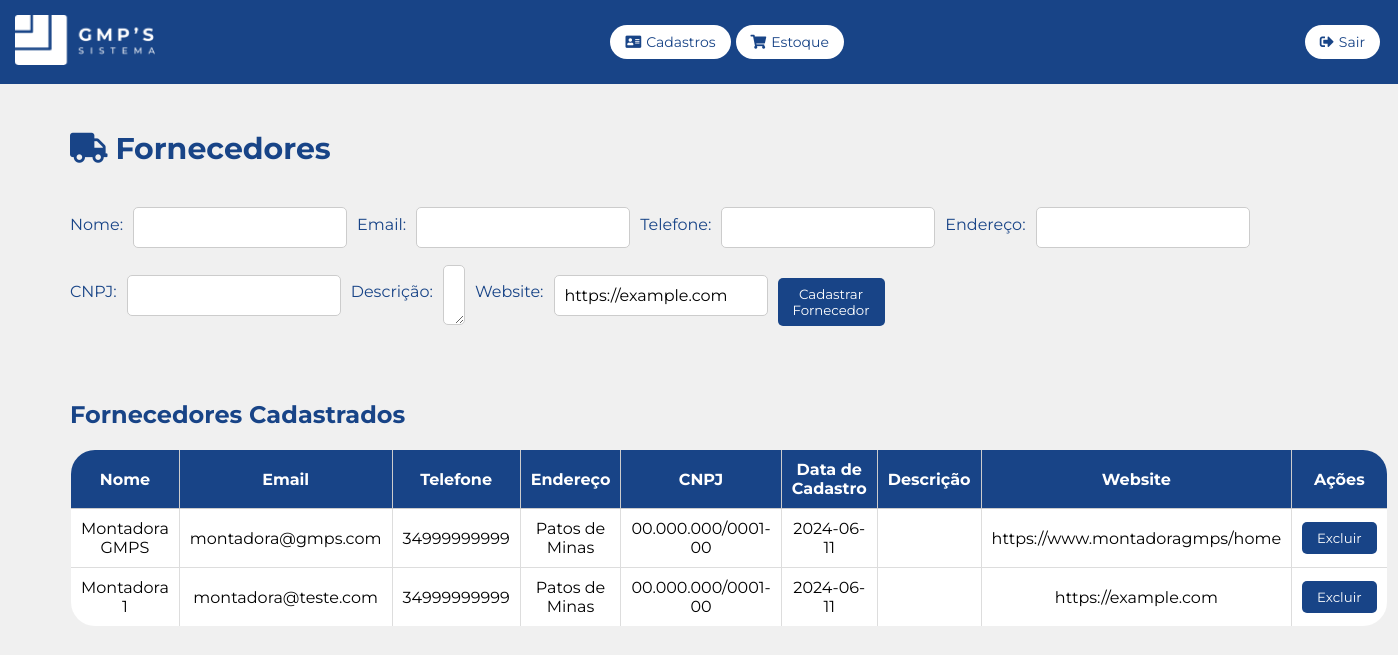
The page /GMPS_PI/fornecedores.php on the database its author committed.
### tables this page shows
CREATE TABLE `fornecedores` (
  `id` int NOT NULL AUTO_INCREMENT,
  `nome` varchar(255) NOT NULL,
  `email` varchar(255) NOT NULL,
  `telefone` varchar(20) NOT NULL,
  `endereco` varchar(255) NOT NULL,
  `cnpj` varchar(20) NOT NULL,
  `data_cadastro` date NOT NULL,
  `descricao` text,
  `website` varchar(255) DEFAULT NULL,
  PRIMARY KEY (`id`)
);

### GMPS_PI/fornecedores.php (the view, shortened to what this page needs)
<?php
include_once('conexao.php');
$sql = "SELECT * FROM fornecedores";
$result = $conexao->query($sql);
?>
<!DOCTYPE html>
<html>
<head>
    <link rel="stylesheet" href="src/css/navbar.css">
    <link rel="stylesheet" href="src\css\cadastros1.css">
    <link rel="stylesheet" href="https://cdnjs.cloudflare.com/ajax/libs/font-awesome/5.15.4/css/all.min.css">
</head>
<body>
<nav class="navbar">
        <div class="logo">
            <img src="src/img/navLogo.png" alt="Logo">
        </div>
        <div class="buttons">
            <a href="home.php" class="button">
                <i class="fas fa-address-card"></i> Cadastros
            </a>
            <a href="estoque.php" class="button">
                <i class="fas fa-shopping-cart"></i> Estoque
            </a>
        </div>
        <div>
            <a href="index.php" id="logoutBtn" class="buttonL">
                <i class="fas fa-sign-out-alt"></i> Sair
            </a>
        </div>
    </nav>
    <main>
    <div>
        <p class="indicador">
            <i class="fas fa-truck"></i> <b>Fornecedores</b>
        </p>
    </div>
    <br> <br>
    <form action="fornecedores.php" method="post">
    <div class="formulario">
        <label class="texto" for="nome">Nome:</label>
        <input class="campo" type="text" id="nome" name="nome">
        <label class="texto" for="email">Email:</label>
        <input class="campo" type="email" id="email" name="email">
        <label class="texto" for="telefone">Telefone:</label>
        <input class="campo" type="text" id="telefone" name="telefone" >
        <label class="texto" for="endereco">Endereço:</label>
        <input class="campo" type="text" id="endereco" name="endereco">
    </div>
    <div class="formulario">
        <label class="texto" for="cnpj">CNPJ:</label>
        <input class="campo" type="text" id="cnpj" name="cnpj">
        <label class="texto" for="descricao">Descrição:</label>
        <textarea class="campo" id="descricao" name="descricao"></textarea>
        <label class="texto" for="website">Website:</label>
        <input class="campo" type="url" id="website" name="website" value="https://example.com">
        <button type="submit">Cadastrar Fornecedor</button>
</div>
</form>
    <?php if ($result->num_rows > 0): ?>
        <h2 class="titulos">Fornecedores Cadastrados</h2>
        <table>
            <tr>
                <th>Nome</th>
                <th>Email</th>
                <th>Telefone</th>
                <th>Endereço</th>
                <th>CNPJ</th>
                <th>Data de Cadastro</th>
                <th>Descrição</th>
                <th>Website</th>
                <th>Ações</th>
            </tr>
            <?php while($row = $result->fetch_assoc()): ?>
            <tr>
                <td><?php echo $row["nome"]; ?></td>
                <td><?php echo $row["email"]; ?></td>
                <td><?php echo $row["telefone"]; ?></td>
                <td><?php echo $row["endereco"]; ?></td>
                <td><?php echo $row["cnpj"]; ?></td>
                <td><?php echo $row["data_cadastro"]; ?></td>
                <td><?php echo $row["descricao"]; ?></td>
                <td><?php echo $row["website"]; ?></td>
                <td>
                    <form action="fornecedores.php" method="post" style="display:inline;">
                        <button type="submit" name="excluir">Excluir</button>
                    </form>
                </td>
            </tr>
            <?php endwhile; ?>
        </table>
    <?php else: ?>
        <p>Nenhum fornecedor cadastrado.</p>
    <?php endif; ?>
    </main>
</body>
</html>

### GMPS_PI/src/css/navbar.css (style rules this page uses)
* { padding: 0; margin: 0; font-family: "Montserrat", sans-serif; }
.navbar { background-color: #184487; color: white; padding: 15px; display: flex; justify-content: space-between; align-items: center; top: 0; left: 0; position: fixed; width: 98%; }
.logo img { height: 50px; }
.buttons { display: flex; align-items: center; }
.button, .buttonL { background-color: #fff; color: #184487; padding: 8px 15px; margin: 0 5px; border-radius: 20px; text-decoration: none; display: flex; align-items: center; font-size: 14px; }
.button i, .buttonL i { margin-right: 5px; }
.buttons a:last-child { margin-left: auto; }

### GMPS_PI/src/css/cadastros1.css (style rules this page uses)
.indicador { margin-top: 110px; margin-left: 50px; text-align: left; color: #184487; font-size: 30px; }
body { font-family: "Montserrat", sans-serif; background-color: #f0f0f0; padding: 20px; }
.titulos { margin-top: 60px; color: #184487; margin-bottom: 20px; margin-left: 50px; }
.texto { margin-bottom: 20px; color: #184487; }
.campo { color: #000; background-color: #fff; padding: 10px ; margin: 2px 10px; margin-bottom: 15px; border: 1px solid #ccc; border-radius: 5px; box-sizing: border-box; font-size: 16px; }
.formulario { color: #184487; margin-top: 50px; max-width: 10%; margin: 0 auto; display: flex; align-items: center; margin-left: 50px; }
button { background-color: #184487 !important; color: white !important; padding: 8px 15px; border: none; border-radius: 5px; cursor: pointer; transition: background-color 0.3s ease; }
table { align-items: center; width: 95%; margin-left: 50px; border-collapse: collapse; border-radius: 25px; overflow: hidden; }
table, th, td { border: 1px solid #ccc; }
th, td { padding: 10px; text-align: left; align-items: center; }
th { background-color: #184487; color: white; text-align: center; }
td { background-color: white; text-align: center; }
td { border: 1px solid #ddd; text-align: center; }
tr:nth-child(even) { background-color: #f9f9f9; text-align: center; }

### rows shown on the page
fornecedores: nome "Montadora GMPS", email "montadora@gmps.com", telefone "34999999999", endereco "Patos de Minas", cnpj "00.000.000/0001-00", data_cadastro "2024-06-11", website "https://www.montadoragmps/home"
fornecedores: nome "Montadora 1", email "montadora@teste.com", telefone "34999999999", endereco "Patos de Minas", cnpj "00.000.000/0001-00", data_cadastro "2024-06-11", website "https://example.com"
